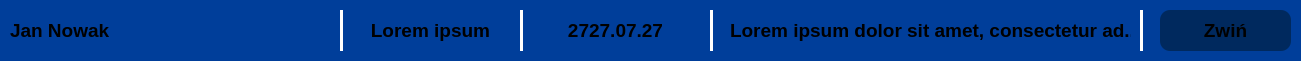
<?xml version="1.0" encoding="UTF-8"?>
<ui version="4.0">
 <class>ListMailItem</class>
 <widget class="QWidget" name="ListMailItem">
  <property name="geometry">
   <rect>
    <x>0</x>
    <y>0</y>
    <width>1301</width>
    <height>61</height>
   </rect>
  </property>
  <property name="windowTitle">
   <string>Form</string>
  </property>
  <property name="styleSheet">
   <string notr="true">background-color: rgb(0, 62, 154);
border-radius: 10px;</string>
  </property>
  <widget class="QLabel" name="label_27">
   <property name="geometry">
    <rect>
     <x>10</x>
     <y>10</y>
     <width>311</width>
     <height>41</height>
    </rect>
   </property>
   <property name="font">
    <font>
     <pointsize>14</pointsize>
     <bold>true</bold>
    </font>
   </property>
   <property name="layoutDirection">
    <enum>Qt::LayoutDirection::LeftToRight</enum>
   </property>
   <property name="styleSheet">
    <string notr="true"/>
   </property>
   <property name="text">
    <string>Jan Nowak</string>
   </property>
   <property name="textFormat">
    <enum>Qt::TextFormat::RichText</enum>
   </property>
   <property name="alignment">
    <set>Qt::AlignmentFlag::AlignLeading|Qt::AlignmentFlag::AlignLeft|Qt::AlignmentFlag::AlignVCenter</set>
   </property>
  </widget>
  <widget class="Line" name="line_24">
   <property name="geometry">
    <rect>
     <x>340</x>
     <y>10</y>
     <width>3</width>
     <height>41</height>
    </rect>
   </property>
   <property name="styleSheet">
    <string notr="true">background-color: white;</string>
   </property>
   <property name="orientation">
    <enum>Qt::Orientation::Vertical</enum>
   </property>
  </widget>
  <widget class="QLabel" name="label_26">
   <property name="geometry">
    <rect>
     <x>350</x>
     <y>10</y>
     <width>161</width>
     <height>41</height>
    </rect>
   </property>
   <property name="font">
    <font>
     <pointsize>14</pointsize>
     <bold>true</bold>
    </font>
   </property>
   <property name="layoutDirection">
    <enum>Qt::LayoutDirection::LeftToRight</enum>
   </property>
   <property name="styleSheet">
    <string notr="true"/>
   </property>
   <property name="text">
    <string>Lorem ipsum</string>
   </property>
   <property name="textFormat">
    <enum>Qt::TextFormat::RichText</enum>
   </property>
   <property name="alignment">
    <set>Qt::AlignmentFlag::AlignCenter</set>
   </property>
  </widget>
  <widget class="Line" name="line_9">
   <property name="geometry">
    <rect>
     <x>710</x>
     <y>10</y>
     <width>3</width>
     <height>41</height>
    </rect>
   </property>
   <property name="styleSheet">
    <string notr="true">background-color: white;</string>
   </property>
   <property name="orientation">
    <enum>Qt::Orientation::Vertical</enum>
   </property>
  </widget>
  <widget class="QLabel" name="label_25">
   <property name="geometry">
    <rect>
     <x>730</x>
     <y>10</y>
     <width>401</width>
     <height>41</height>
    </rect>
   </property>
   <property name="font">
    <font>
     <pointsize>14</pointsize>
     <bold>true</bold>
    </font>
   </property>
   <property name="layoutDirection">
    <enum>Qt::LayoutDirection::LeftToRight</enum>
   </property>
   <property name="styleSheet">
    <string notr="true">background-color: rgb(0, 62, 154);</string>
   </property>
   <property name="text">
    <string>Lorem ipsum dolor sit amet, consectetur ad...</string>
   </property>
   <property name="textFormat">
    <enum>Qt::TextFormat::RichText</enum>
   </property>
   <property name="alignment">
    <set>Qt::AlignmentFlag::AlignCenter</set>
   </property>
  </widget>
  <widget class="QFrame" name="frame_29">
   <property name="geometry">
    <rect>
     <x>1160</x>
     <y>10</y>
     <width>131</width>
     <height>41</height>
    </rect>
   </property>
   <property name="styleSheet">
    <string notr="true">background-color: rgb(0, 41, 94);
border-radius: 10px;</string>
   </property>
   <property name="frameShape">
    <enum>QFrame::Shape::StyledPanel</enum>
   </property>
   <property name="frameShadow">
    <enum>QFrame::Shadow::Raised</enum>
   </property>
   <widget class="QFrame" name="frame_30">
    <property name="geometry">
     <rect>
      <x>270</x>
      <y>60</y>
      <width>841</width>
      <height>61</height>
     </rect>
    </property>
    <property name="styleSheet">
     <string notr="true">background-color: rgb(0, 62, 154);
border-radius: 10px;</string>
    </property>
    <property name="frameShape">
     <enum>QFrame::Shape::StyledPanel</enum>
    </property>
    <property name="frameShadow">
     <enum>QFrame::Shadow::Raised</enum>
    </property>
   </widget>
   <widget class="QLabel" name="label_28">
    <property name="geometry">
     <rect>
      <x>10</x>
      <y>0</y>
      <width>111</width>
      <height>41</height>
     </rect>
    </property>
    <property name="font">
     <font>
      <pointsize>14</pointsize>
      <bold>true</bold>
     </font>
    </property>
    <property name="layoutDirection">
     <enum>Qt::LayoutDirection::LeftToRight</enum>
    </property>
    <property name="styleSheet">
     <string notr="true"/>
    </property>
    <property name="text">
     <string>Zwiń</string>
    </property>
    <property name="textFormat">
     <enum>Qt::TextFormat::RichText</enum>
    </property>
    <property name="alignment">
     <set>Qt::AlignmentFlag::AlignCenter</set>
    </property>
   </widget>
  </widget>
  <widget class="Line" name="line_12">
   <property name="geometry">
    <rect>
     <x>1140</x>
     <y>10</y>
     <width>3</width>
     <height>41</height>
    </rect>
   </property>
   <property name="styleSheet">
    <string notr="true">background-color: white;</string>
   </property>
   <property name="orientation">
    <enum>Qt::Orientation::Vertical</enum>
   </property>
  </widget>
  <widget class="QLabel" name="label_29">
   <property name="geometry">
    <rect>
     <x>530</x>
     <y>10</y>
     <width>171</width>
     <height>41</height>
    </rect>
   </property>
   <property name="font">
    <font>
     <pointsize>14</pointsize>
     <bold>true</bold>
    </font>
   </property>
   <property name="layoutDirection">
    <enum>Qt::LayoutDirection::LeftToRight</enum>
   </property>
   <property name="styleSheet">
    <string notr="true"/>
   </property>
   <property name="text">
    <string>2727.07.27</string>
   </property>
   <property name="textFormat">
    <enum>Qt::TextFormat::RichText</enum>
   </property>
   <property name="alignment">
    <set>Qt::AlignmentFlag::AlignCenter</set>
   </property>
  </widget>
  <widget class="Line" name="line_8">
   <property name="geometry">
    <rect>
     <x>520</x>
     <y>10</y>
     <width>3</width>
     <height>41</height>
    </rect>
   </property>
   <property name="styleSheet">
    <string notr="true">background-color: white;</string>
   </property>
   <property name="orientation">
    <enum>Qt::Orientation::Vertical</enum>
   </property>
  </widget>
 </widget>
 <resources/>
 <connections/>
</ui>
